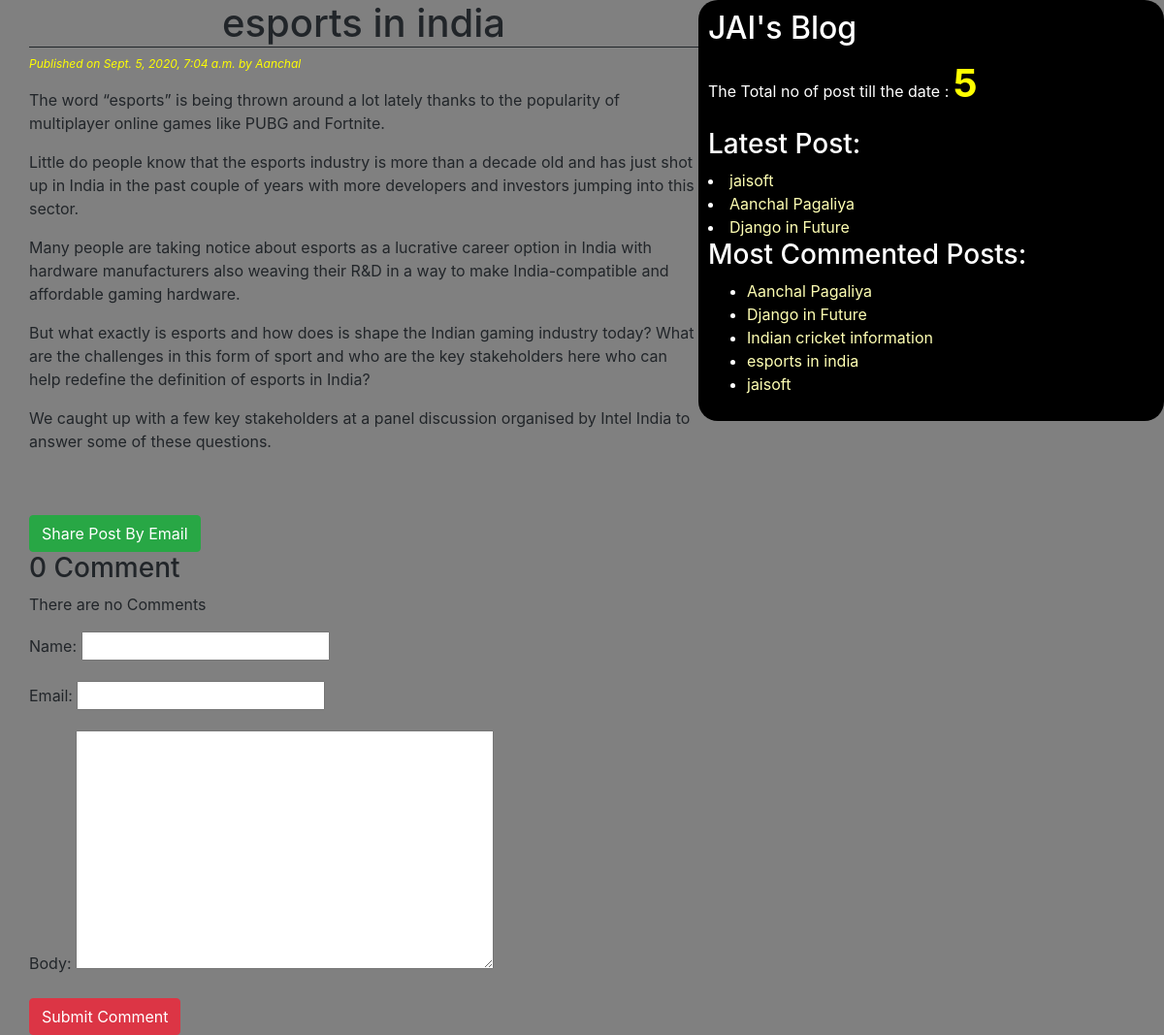
The page /2020/09/05/esports-india/ on the database its author committed.
### blogapp/models.py (models this page shows, shortened)
class Post(models.Model):
    STATUS_CHOICES=(('draft', 'Draft'), ('published', 'Published'))
    title=models.CharField(max_length=256)
    slug=models.SlugField(max_length=256, unique_for_date='publish')
    author=models.ForeignKey(User, related_name='blog_posts', on_delete=models.CASCADE)
    body=models.TextField()
    publish=models.DateTimeField(default=timezone.now)
    created=models.DateTimeField(auto_now_add=True)
    updated = models.DateTimeField(auto_now=True)
    status=models.CharField(max_length=10, choices=STATUS_CHOICES, default='draft')
    objects=CustomManager()
    tags= TaggableManager()
    class Meta:
        ordering = ('-publish',)
    def get_absolute_url(self):
        return reverse('post_detail', args=[self.publish.year, self.publish.strftime('%m'), self.publish.strftime('%d'), self.slug]
        )

### blogapp/views.py (the view, shortened to what this page needs)
# urls.py: path('<int:year>/<int:month>/<int:day>/<slug:post>/',views.post_detail_view,name='post_detail'),
def post_detail_view(request,year,month,day,post):
    post=get_object_or_404(Post,slug=post,status='published',publish__year=year,publish__month=month,publish__day=day)
    comments=post.comments.filter(active=True)
    csubmit=False
    form = CommentForm(request.POST or None)
    return render(request,'blog/post_detail.html',{'post':post,'form':form,'csubmit':csubmit,'comments':comments})

### blogapp/forms.py
class CommentForm(forms.ModelForm):
    class Meta:
        model=Comment
        fields=['name','email','body']

### blogapp/models.py (called while the page is built)
    def get_queryset(self):
        return super().get_queryset().filter(status='published')

### blogapp/templatetags/blog_tags.py (called while the page is built)
@register.simple_tag(name='my_tag')
def total_posts():
    return Post.objects.count()

@register.inclusion_tag('blog/latest_post123.html')
def show_latest_posts():
    latest_posts=Post.objects.order_by('-publish')[:3]
    return {'latest_posts':latest_posts}

@register.simple_tag
def get_most_commented_posts(count=5):
    return Post.objects.annotate(total_comments=Count('comments')).order_by('-total_comments')[:count]

### templates/blog/post_detail.html (shortened to what this page needs)
<!DOCTYPE html>
{%extends 'blog/base.html'%}
{%block content%}
<h1>{{post.title}}</h1>
<p id="date" > Published on {{post.publish}} by {{post.author|title}}</p>
{{post.body|linebreaks}}<br><br>
<a href="/{{post.id}}/share" class="btn btn-success">Share Post By Email</a>
{% with comments.count as comments_count%}
<h3>{{comments_count}} Comment {{Comments_count|pluralize}}</h3>
{%endwith%}
{%if comments%}
{%for comment in comments%}
<p class="ch"> Comment {{forloop.counter}} by {{comment.name}} on {{comment.created}} </p><hr>
<div class="cb">
     {{comment.body|linebreaks}}</div>
{%endfor%}
{%else%}
<p>There are no Comments</p>
{%endif%}
{%if csubmit%}
<h2>Your Comment is added successful</h2>
{%else%}
<form method="post">
    {{form.as_p}}
    <input type="submit" class="btn btn-danger" value="Submit Comment">
</form>
{%endif%}
{%endblock%}

### templates/blog/base.html (shortened to what this page needs)
<!DOCTYPE html>
{%load blog_tags%}
{%load static%}
<html lang="en" dir="ltr">
  <head>
      <link rel="stylesheet" href="https://stackpath.bootstrapcdn.com/bootstrap/4.5.2/css/bootstrap.min.css">
      <link rel="stylesheet" href="{%static 'css/blog.css'%}">
  </head>
  <body>
  <div class="content">
      {%block content%}
      {%endblock%}
  </div>
  <div class="sidebar">
      <h2>JAI's Blog</h2>
      <p>The Total no of post till the date : <span id="pcount">{%my_tag%}</span></p>
      <h3>Latest Post:</h3>{%show_latest_posts%}
      <h3>Most Commented Posts:</h3>
      {%get_most_commented_posts as most_commented_posts%}
          <ul>
              {%for post in most_commented_posts%}
          <li><a href="{{post.get_absolute_url}}">{{post.title}}</a></li>
          {%endfor%}
          </ul>
  </div>
  </body>
</html>

### templates/blog/latest_post123.html (shortened to what this page needs)
<a>
    {%for post in latest_posts%}
    <li><a href="{{post.get_absolute_url}}" >{{post.title}}</a></li>
    {%endfor%}

### static/css/blog.css (style rules this page uses)
.content { width:60%; float: left; padding: 0 0 0 30px; }
.sidebar { width:40%; float:right; padding: 10px; background : #000; color:white; height:100%; border-radius: 20px; }
h1 { text-align:center; border-bottom:1px solid; }
body { background:grey; }
#date { color:yellow; font-size:12px; font-style:italic; }
a { color:#ffffb3; }
#pcount { font-size: 40px; color: yellow; font-weight: bold; }

### rows shown on the page
Post: title "esports in india", publish "Sept. 5, 2020, 7:04 a.m.", author "Aanchal", body "The word “esports” is being thrown around a lot lately thanks to the popularity of multiplayer online games like PUBG and Fortnite. Little do people know that the esports industry is more than a decade old and has just shot up in India in the past couple of years with more developers and investors jumping into this sector. Many people are taking notice about esports as a lucrative career option in India with hardware manufacturers also weaving their R&D in a way to make India-compatible and affordable gaming hardware. But what exactly is esports and how does is shape the Indian gaming industry today? What are the challenges in this form of sport and who are the key stakeholders here who can…"
Post: title "jaisoft"
Post: title "Aanchal Pagaliya"
Post: title "Django in Future"
Post: title "Indian cricket information"

### other values the page prints
{{ comments_count }} "0"
